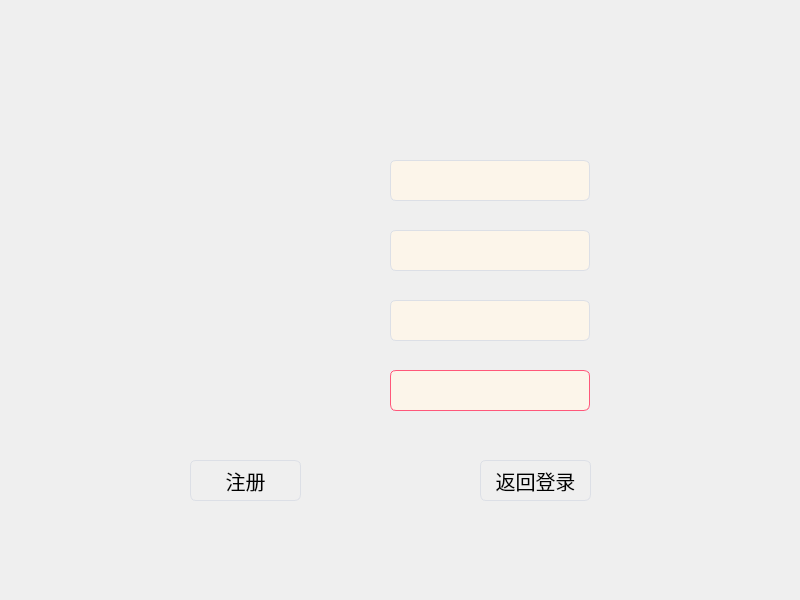
<?xml version="1.0" encoding="UTF-8"?>
<ui version="4.0">
 <class>Register</class>
 <widget class="QWidget" name="Register">
  <property name="geometry">
   <rect>
    <x>0</x>
    <y>0</y>
    <width>800</width>
    <height>600</height>
   </rect>
  </property>
  <property name="windowTitle">
   <string>Form</string>
  </property>
  <property name="styleSheet">
   <string notr="true">
QWidget{ background-color: qlineargradient(spread:pad, x1:0.505618, y1:0, x2:0.494, y2:0.806818, stop:0 rgba(255, 171, 195, 255), stop:1 rgba(252, 245, 234, 255)); };

QFrame { background-color: transparent; };</string>
  </property>
  <widget class="QLabel" name="label">
   <property name="geometry">
    <rect>
     <x>290</x>
     <y>70</y>
     <width>231</width>
     <height>51</height>
    </rect>
   </property>
   <property name="styleSheet">
    <string notr="true">font: 20pt &quot;Agency FB&quot;;</string>
   </property>
   <property name="text">
    <string/>
   </property>
   <property name="pixmap">
    <pixmap resource="qss.qrc">:/icon/regLabel.PNG</pixmap>
   </property>
   <property name="scaledContents">
    <bool>true</bool>
   </property>
  </widget>
  <widget class="QLabel" name="label_2">
   <property name="geometry">
    <rect>
     <x>210</x>
     <y>160</y>
     <width>71</width>
     <height>31</height>
    </rect>
   </property>
   <property name="styleSheet">
    <string notr="true">font: 12pt &quot;Agency FB&quot;;</string>
   </property>
   <property name="text">
    <string/>
   </property>
   <property name="pixmap">
    <pixmap resource="qss.qrc">:/icon/unLabel.PNG</pixmap>
   </property>
   <property name="scaledContents">
    <bool>true</bool>
   </property>
  </widget>
  <widget class="QLineEdit" name="lineEdit">
   <property name="geometry">
    <rect>
     <x>390</x>
     <y>160</y>
     <width>200</width>
     <height>41</height>
    </rect>
   </property>
   <property name="minimumSize">
    <size>
     <width>200</width>
     <height>30</height>
    </size>
   </property>
   <property name="styleSheet">
    <string notr="true">QTableView,QLineEdit{ background-color: #fcf5ea; border: 1px solid #DCDFE6; border-radius: 6px; padding: 5px 10px; font-size: 20px; }
QLineEdit:hover{ border: 1px solid #ff577a; }</string>
   </property>
  </widget>
  <widget class="QLabel" name="label_3">
   <property name="geometry">
    <rect>
     <x>210</x>
     <y>230</y>
     <width>61</width>
     <height>31</height>
    </rect>
   </property>
   <property name="styleSheet">
    <string notr="true">font: 12pt &quot;Agency FB&quot;;</string>
   </property>
   <property name="text">
    <string/>
   </property>
   <property name="pixmap">
    <pixmap resource="qss.qrc">:/icon/pswLabel.PNG</pixmap>
   </property>
   <property name="scaledContents">
    <bool>true</bool>
   </property>
  </widget>
  <widget class="QLineEdit" name="lineEdit_2">
   <property name="geometry">
    <rect>
     <x>390</x>
     <y>230</y>
     <width>200</width>
     <height>41</height>
    </rect>
   </property>
   <property name="minimumSize">
    <size>
     <width>200</width>
     <height>30</height>
    </size>
   </property>
   <property name="styleSheet">
    <string notr="true">QTableView,QLineEdit{ background-color: #fcf5ea; border: 1px solid #DCDFE6; border-radius: 6px; padding: 5px 10px; font-size: 20px; }
QLineEdit:hover{ border: 1px solid #ff577a; }</string>
   </property>
  </widget>
  <widget class="QLabel" name="label_4">
   <property name="geometry">
    <rect>
     <x>210</x>
     <y>300</y>
     <width>61</width>
     <height>31</height>
    </rect>
   </property>
   <property name="styleSheet">
    <string notr="true">font: 12pt &quot;Agency FB&quot;;</string>
   </property>
   <property name="text">
    <string/>
   </property>
   <property name="pixmap">
    <pixmap resource="qss.qrc">:/icon/emailLabel.PNG</pixmap>
   </property>
   <property name="scaledContents">
    <bool>true</bool>
   </property>
  </widget>
  <widget class="QLineEdit" name="lineEdit_3">
   <property name="geometry">
    <rect>
     <x>390</x>
     <y>300</y>
     <width>200</width>
     <height>41</height>
    </rect>
   </property>
   <property name="minimumSize">
    <size>
     <width>200</width>
     <height>30</height>
    </size>
   </property>
   <property name="styleSheet">
    <string notr="true">QTableView,QLineEdit{ background-color: #fcf5ea; border: 1px solid #DCDFE6; border-radius: 6px; padding: 5px 10px; font-size: 20px; }
QLineEdit:hover{ border: 1px solid #ff577a; }</string>
   </property>
  </widget>
  <widget class="QLabel" name="label_5">
   <property name="geometry">
    <rect>
     <x>210</x>
     <y>370</y>
     <width>61</width>
     <height>31</height>
    </rect>
   </property>
   <property name="styleSheet">
    <string notr="true">font: 12pt &quot;Agency FB&quot;;</string>
   </property>
   <property name="text">
    <string/>
   </property>
   <property name="pixmap">
    <pixmap resource="qss.qrc">:/icon/adminLabel.PNG</pixmap>
   </property>
   <property name="scaledContents">
    <bool>true</bool>
   </property>
  </widget>
  <widget class="QComboBox" name="comboBox">
   <property name="geometry">
    <rect>
     <x>390</x>
     <y>370</y>
     <width>200</width>
     <height>41</height>
    </rect>
   </property>
   <property name="minimumSize">
    <size>
     <width>200</width>
     <height>25</height>
    </size>
   </property>
   <property name="styleSheet">
    <string notr="true">QComboBox, QLineEdit, QTextEdit, QTextBrowser, QTimeEdit, QDateEdit, QDateTimeEdit, QSpinBox,
QDoubleSpinBox { background-color: #fcf5ea; border: 1px solid #ff577a; border-radius: 6px; padding: 5px 10px; font-size: 20px; }
QTextEdit, QTextBrowser { padding-right: 3px; }
QLineEdit:hover, QComboBox:hover, QTimeEdit:hover, QDateEdit:hover, QDateTimeEdit:hover, QSpinBox:hover, QDoubleSpinBox:hover { border: 1px solid #ff577a; }
QComboBox::down-arrow { width:10px; height:10px; right:2px; image:url(:/icons/down.png); }
QComboBox::drop-down { subcontrol-origin:padding; subcontrol-position:top right; width:15px; border-left-width:0px; border-left-style:solid; border-top-right-radius:3px; border-bottom-right-radius:3px; border-left-color:#ff577a; }
QComboBox QAbstractItemView::item{ min-height:20px; min-width:10px; }
QComboBox::drop-down:on{ top: 1px; }</string>
   </property>
  </widget>
  <widget class="QPushButton" name="pushButton">
   <property name="geometry">
    <rect>
     <x>190</x>
     <y>460</y>
     <width>111</width>
     <height>41</height>
    </rect>
   </property>
   <property name="minimumSize">
    <size>
     <width>80</width>
     <height>40</height>
    </size>
   </property>
   <property name="styleSheet">
    <string notr="true">QPushButton { border-style: none;border: 1px solid #DCDFE6;border-radius: 6px;padding: 5px 10px;font-size: 20px; }
QPushButton:hover { color: #ffffff; font-weight: bold; background-color: #fd839a; }</string>
   </property>
   <property name="text">
    <string>注册</string>
   </property>
  </widget>
  <widget class="QPushButton" name="pushButton_2">
   <property name="geometry">
    <rect>
     <x>480</x>
     <y>460</y>
     <width>111</width>
     <height>41</height>
    </rect>
   </property>
   <property name="minimumSize">
    <size>
     <width>80</width>
     <height>40</height>
    </size>
   </property>
   <property name="styleSheet">
    <string notr="true">QPushButton { border-style: none;border: 1px solid #DCDFE6;border-radius: 6px;padding: 5px 10px;font-size: 20px; }
QPushButton:hover { color: #ffffff; font-weight: bold; background-color: #fd839a; }</string>
   </property>
   <property name="text">
    <string>返回登录</string>
   </property>
  </widget>
 </widget>
 <resources>
  <include location="qss.qrc"/>
 </resources>
 <connections/>
</ui>
